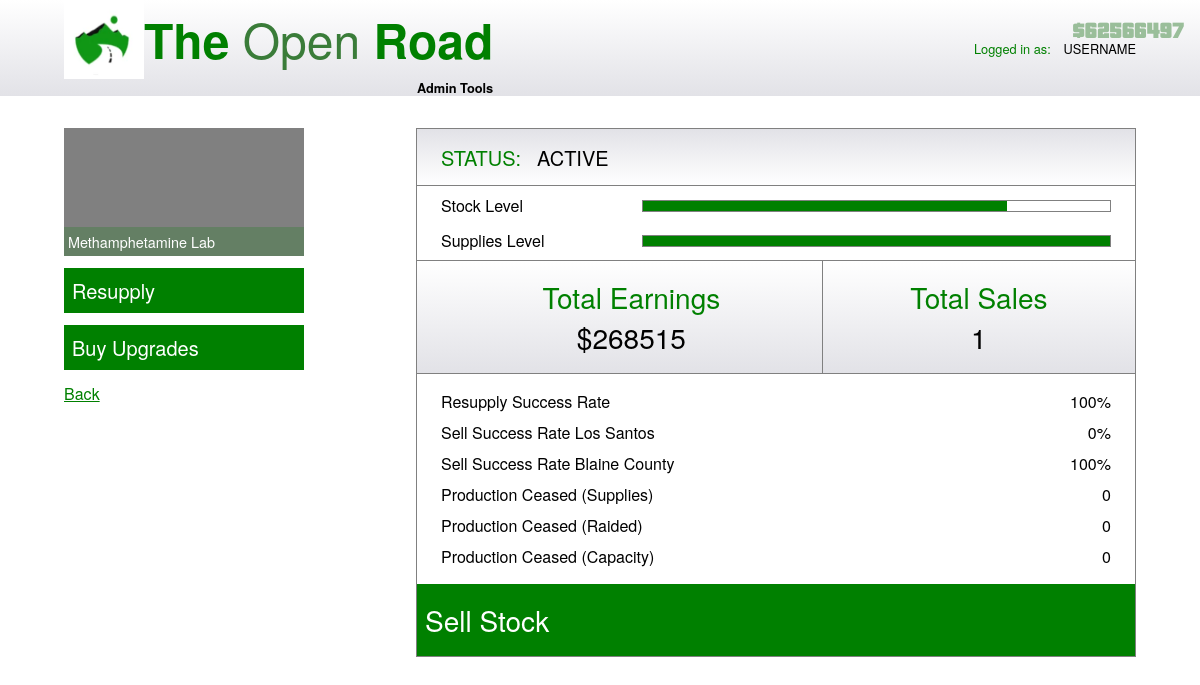
The page /business_management/24/22 on the database its author committed.
### app/database/create_db.py (models this page shows)
class BusinessType(db.Model):
	__tablename__ = "business_types"
	id = db.Column(db.Integer, primary_key=True, autoincrement=True)
	type_name = db.Column(db.String(67), unique=True, nullable=False)
	production_time = db.Column(db.Integer, nullable=False) # Time taken for one stock unit
	stock_value = db.Column(db.Integer, nullable=False) # Value of one stock unit
	supply_usage = db.Column(db.Float, nullable=False) # Supplies used for one stock unit
	equipment_upgrade_price = db.Column(db.Integer, nullable=False)
	equipment_upgrade_description = db.Column(db.String(670), default="No description.")
	staff_upgrade_price = db.Column(db.Integer, nullable=False)
	staff_upgrade_description = db.Column(db.String(670), default="No description.")
	security_upgrade_price = db.Column(db.Integer, nullable=False)
	security_upgrade_description = db.Column(db.String(670), default="No description")
	business = db.relationship("Business", backref="businesstype")

class OwnedBusiness(db.Model):
	__tablename__ = "owned_businesses"
	id = db.Column(db.Integer, primary_key=True, autoincrement=True)
	status = db.Column(db.String(67), default="INACTIVE - PENDING SET UP")
	stock_level = db.Column(db.Integer, default=0)
	sale_started = db.Column(db.Boolean, default=False)
	sale_finish_time = db.Column(db.Integer, default=int(datetime.now().timestamp()))
	sale_distance = db.Column(db.String(5), default="67") # close / far
	sale_location = db.Column(db.String(13), default="67") # Los Santos / Blaine County
	supplies_level = db.Column(db.Integer, default=0)
	supplies_bought = db.Column(db.Boolean, default=False)
	supply_arrive_time = db.Column(db.Integer, default=int(datetime.now().timestamp()))
	setup_finish_time = db.Column(db.Integer, default=int(datetime.now().timestamp()))
	setup_started = db.Column(db.Boolean, default=False)
	total_earnings = db.Column(db.Integer, default=0)
	total_sales = db.Column(db.Integer, default=0)
	total_resupplies = db.Column(db.Integer, default=0)
	successful_resupplies = db.Column(db.Integer, default=0)
	total_los_santos_sales = db.Column(db.Integer, default=0)
	successful_los_santos_sales = db.Column(db.Integer, default=0)
	total_blaine_county_sales = db.Column(db.Integer, default=0)
	successful_blaine_county_sales = db.Column(db.Integer, default=0)
	production_ceased_supplies = db.Column(db.Integer, default=0)
	production_ceased_raided = db.Column(db.Integer, default=0)
	production_ceased_capacity = db.Column(db.Integer, default=0)
	equipment_upgrade_bought = db.Column(db.Boolean, default=False)
	staff_upgrade_bought = db.Column(db.Boolean, default=False)
	security_upgrade_bought = db.Column(db.Boolean, default=False)
	business_id = db.Column(db.Integer, db.ForeignKey("businesses.id"), nullable=False)
	user_id = db.Column(db.Integer, db.ForeignKey("users.id"), nullable=False)

class User(db.Model):
	__tablename__ = "users"
	id = db.Column(db.Integer, primary_key=True, autoincrement=True)
	username = db.Column(db.String(67), unique=True, nullable=False)
	password_hash = db.Column(db.Integer, nullable=False)
	money = db.Column(db.Integer, default=670000) # Start with $670,000
	last_login_time = db.Column(db.Integer, default=int(datetime.now().timestamp()))
	owned_business = db.relationship("OwnedBusiness", backref="user")

### app/routes/business_management.py (the view, shortened to what this page needs)
@business_management_bp.route("/business_management/<int:user_id>/<int:owned_business_id>", methods=["GET", "POST"])
def business_management(user_id: int, owned_business_id: int):
	form = BusinessManagementForm()
	service = BusinessManagementService(owned_business_id, user_id)
	summary_data = service.get_summary_data()
	upgrades_data = service.get_upgrades_data()
	money = service.get_money_amount()
	if not form.validate_on_submit():
		return render_template("business_management.html", form=form, id=user_id, summary_data=summary_data, upgrades_data=upgrades_data, button_clicked="", owned_business_id=owned_business_id, money=money)

### app/database/select_db.py (called while the page is built)
	@staticmethod
	def select_user_money(user_id: int) -> int:
		user = User.query.filter(User.id == user_id).first()
		if user is None:
			return -1
		return user.money

### app/services/business_management.py (called while the page is built)
	def get_summary_data(self) -> dict:
		return Select.select_summary_data(self.owned_business_id)

	def get_upgrades_data(self) -> dict:
		self.upgrades_data = Select.select_upgrades_data(self.owned_business_id)
		return self.upgrades_data

	def get_money_amount(self) -> int:
		return Select.select_user_money(self.user_id)

### app/templates/business_management.html (shortened to what this page needs)
{% extends "base.html" %}
{% block style %}
<link rel="stylesheet" href="{{ url_for('static', filename='css/business_management.css') }}"/>
{% endblock %}
{% block body %}
<header>
	<div id="header-div">
		<div id="logo-div">
			<div id="top-div">
				<img id="logo-image" src="{{ url_for('static', filename='images/TheOpenRoad.png') }}"/>
				<h1><b>The</b> Open <b>Road</b></h1>
			</div>
			<p id="admin">Admin Tools</p>
		</div>
		<div id="logged-in">
			<p class="green">Logged in as:</p> <p id="username">USERNAME</p>
		</div>
	</div>
</header>
<main>
	<div id="left-div">
		<div id="image-div">
			<div class="placeholder"></div>
			<p id="type">{{ summary_data.type }}</p>
		</div>
		<h3 id="resupply" class="button">Resupply</h3>
		<h3 id="buy-upgrades" class="button">Buy Upgrades</h3>
		<h4 class="green" id="back-h4"><a href="/home/{{ id }}" class="green" id="back">Back</a></h4>
	</div>
	<div id="right-div">
		<div class="gradient-bg right-container" id="status-div">
			<h3 class="green" id="status">STATUS:</h3>
			<h3>{{ summary_data.status }}</h3>
		</div>
		<div class="right-container" id="bar-container-div">
			<div class="bar-div" id="stock-div">
				<h4>Stock Level</h4>
				<div class="bar-container">
					<div class="bar" id="stock"></div>
				</div>
			</div>
			<div class="bar-div">
				<h4>Supplies Level</h4>
				<div class="bar-container">
					<div class="bar" id="supplies"></div>
				</div>
			</div>
		</div>
		<div id="earnings-sales-div" class="gradient-bg right-container">
			<div id="earnings-div">
				<h2 class="green">Total Earnings</h2>
				<h2>${{ summary_data.total_earnings }}</h2>
			</div>
			<div id="sales-div">
				<h2 class="green">Total Sales</h2>
				<h2>{{ summary_data.total_sales }}</h2>
			</div>
		</div>
		<div id="summary-div" class="right-container">
			<div class="summary-row">
				<h4>Resupply Success Rate</h4>
				<h4>{{ summary_data.resupply_success_rate }}%</h4>
			</div>
			<div class="summary-row">
				<h4>Sell Success Rate Los Santos</h4>
				<h4>{{ summary_data.sell_success_rate_los_santos }}%</h4>
			</div>
			<div class="summary-row">
				<h4>Sell Success Rate Blaine County</h4>
				<h4>{{ summary_data.sell_success_rate_blaine_county }}%</h4>
			</div>
			<div class="summary-row">
				<h4>Production Ceased (Supplies)</h4>
				<h4>{{ summary_data.production_ceased_supplies }}</h4>
			</div>
			<div class="summary-row">
				<h4>Production Ceased (Raided)</h4>
				<h4>{{ summary_data.production_ceased_raided }}</h4>
			</div>
			<div class="summary-row">
				<h4>Production Ceased (Capacity)</h4>
				<h4>{{ summary_data.production_ceased_capacity }}</h4>
			</div>
		</div>
		<h2 class="button" id="sell-button">Sell Stock</h2>
	</div>
</main>
{% endblock %}

### app/templates/base.html (shortened to what this page needs)
<!DOCTYPE html>
<html>
	<head>
		{% block style %}{% endblock %}
	</head>
	<body>
		{% block body %}{% endblock %}
	</body>
	<p id="money">${{ money }}</p>
</html>

### app/static/css/business_management.css (style rules this page uses)
:root { --dark-green: #3a7c39; --light-green: #489247; --clear-green: #3a7c3967; --clear-grey: rgba(65, 64, 64, 0.523); }
* { margin: 0; padding: 0; box-sizing: border-box; }
html, body { width: 100%; overflow-x: hidden; height: 100vh; background: white; font-family: "Helvetica Neue", Helvetica, Arial, sans-serif; display: flex; flex-direction: column; }
h1 { color: var(--dark-green); font-size: 3rem; font-weight: 300; }
b { font-weight: 550; color: green; }
h2 { font-size: 1.75rem; font-weight: normal; }
h3 { font-size: 1.25rem; font-weight: normal; width: fit-content; }
h4 { font-weight: normal; }
#logged-in { display: flex; justify-content: flex-start; align-items: center; font-size: 0.8rem; }
#username { margin-left: 0.8rem; }
#admin { font-weight: 600; font-size: 0.8rem; }
.green { color: green; }
#back-h4 { display: flex; text-align: left; width: 100%; }
header { display: flex; align-items: center; justify-content: center; height: 6rem; min-height: 6rem; width: 100%; background: linear-gradient(to bottom, #ffffff 0%, #e2e2e7 100%); }
#header-div { height: 100%; width: 67rem; display: flex; align-items: center; justify-content: space-between; }
#logo-div { display: flex; justify-content: center; align-items: flex-end; flex-direction: column; }
#top-div { display: flex; align-items: center; }
#logo-image { width: 5rem; height: 5rem; }
main { margin-top: 2rem; width: 67rem; align-self: center; display: flex; justify-content: space-between; }
#left-div { display: flex; flex-direction: column; align-items: center; width: 15rem; }
#image-div { height: 8rem; width: 100%; position: relative; margin-bottom: 0.75rem; }
.placeholder { width: 100%; height: 100%; background-color: grey; }
#type { position: absolute; bottom: 0; left: 0; right: 0; background-color: var(--clear-green); color: white; padding: 0.25rem; text-align: left; font-size: 0.9rem; }
.button { width: 100%; padding: 0.5rem; color: white; background-color: green; cursor: pointer; }
#left-div h3 { margin-bottom: 0.75rem; }
#right-div { width: 45rem; border: 1px solid grey; }
.right-container { width: 100%; display: flex; flex-direction: column; justify-content: center; border-top: 1px solid grey; padding-left: 1.5rem; }
.gradient-bg { background: linear-gradient(to top, #ffffff 0%, #e2e2e7 100%); }
#status-div { height: 3.5rem; padding: 1.5rem; border-top: none; display: flex; flex-direction: row; justify-content: flex-start; align-items: center; }
#status { margin-right: 1rem; }
#bar-container-div { padding-top: 0.5rem; padding-bottom: 0.5rem; padding-right: 1.5rem; }
#stock-div { margin-bottom: 0.75rem; }
.bar-div { width: 100%; display: flex; align-items: center; justify-content: space-between; }
.bar-container { border: 1px solid grey; width: 70%; height: 0.75rem; }
.bar { height: 100%; width: 67%; background-color: green; }
#earnings-sales-div { background: linear-gradient(to bottom, #ffffff 0%, #e2e2e7 100%); display: flex; flex-direction: row; align-items: center; }
#earnings-div, #sales-div { display: flex; flex-direction: column; align-items: center; justify-content: center; padding-top: 1rem; padding-bottom: 1rem; }
#earnings-div { width: 55%; border-right: 1px solid grey; }
#sales-div { width: 45%; }
#summary-div { padding-top: 1rem; padding-bottom: 0.5rem; padding-right: 1.5rem; }
.summary-row { width: 100%; display: flex; align-items: center; justify-content: space-between; margin-bottom: 0.5rem; }
#sell-button { padding-top: 1rem; padding-bottom: 1rem; }
#money { position: fixed; right: 1rem; top: 1rem; z-index: 99999; display: flex; justify-content: center; align-items: center; font-size: 1.5rem; color: rgb(154, 190, 154); font-family: 'Pricedown', sans-serif; }

### rows shown on the page
BusinessType: type "Methamphetamine Lab"
OwnedBusiness: status "ACTIVE", total_earnings "268515"
User: money "62566497"

### other values the page prints
{{ summary_data.total_sales }} "1"
{{ summary_data.resupply_success_rate }} "100"
{{ summary_data.sell_success_rate_los_santos }} "0"
{{ summary_data.sell_success_rate_blaine_county }} "100"
{{ summary_data.production_ceased_supplies }} "0"
{{ summary_data.production_ceased_raided }} "0"
{{ summary_data.production_ceased_capacity }} "0"
